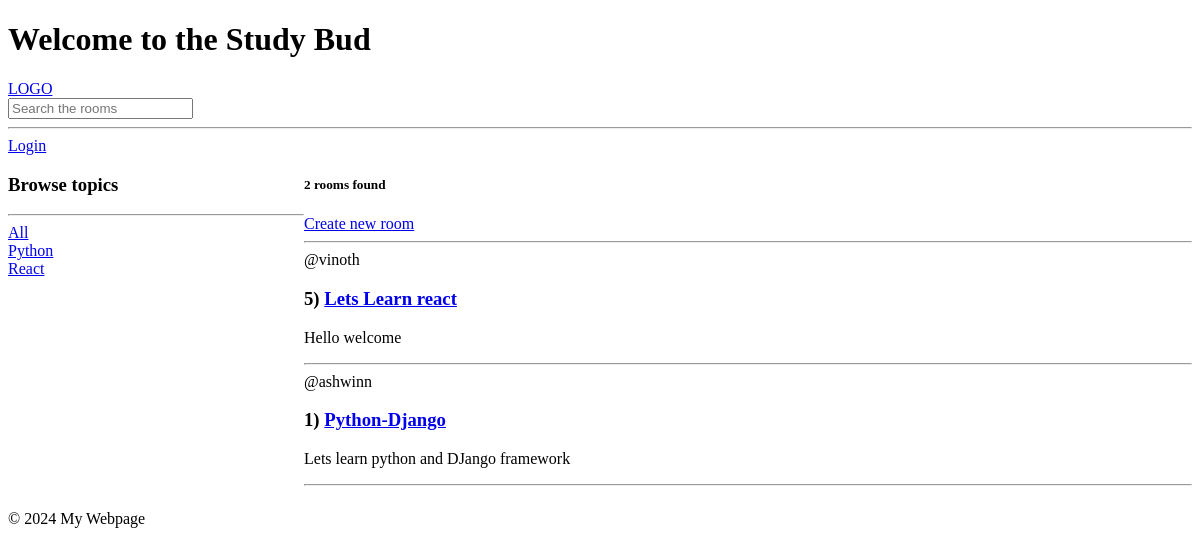
The app's page /, older data.
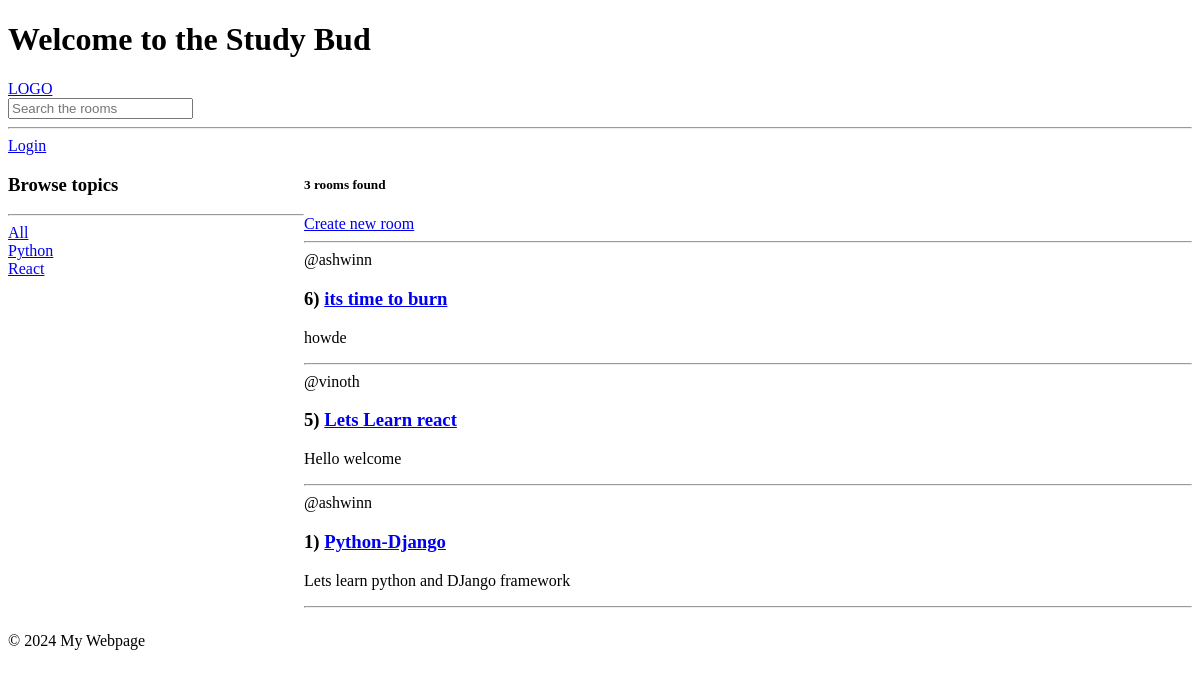
The same page, newer data.
### core/models.py (models this page shows, shortened)
class Topic(models.Model):
    name = models.CharField(max_length=200)

class Rooms(models.Model):
    host = models.ForeignKey(User,on_delete=models.SET_NULL,null=True)
    topic = models.ForeignKey(Topic,on_delete=models.SET_NULL,null=True)
    name = models.CharField(max_length=100)
    description = models.TextField(null=True,blank=True)
    created = models.DateTimeField(auto_now_add=True)
    updated = models.DateTimeField(auto_now=True)
    participants=models.ManyToManyField(User,related_name='participants',blank=True)
    class Meta:
        ordering=['-updated','-created']

### core/views.py (the view)
# urls.py: path('',views.home,name='home'),
def home(request):
    q=request.GET.get('q') if request.GET.get('q') != None else ''
    rooms = Rooms.objects.filter(Q(topic__name__icontains=q) | Q(name__icontains=q) | Q(description__icontains=q))
    topics = Topic.objects.all()
    room_count = rooms.count()
    context={'rooms':rooms,'topics':topics,'room_count':room_count}
    return render(request,'core/home.html',context)

### core/templates/core/home.html (shortened to what this page needs)
{% extends 'main.html'%}
{% block content %}
<div class="home-container">
    <div>
        <h3>Browse topics</h3>
        <hr>
        <div><a href="{%url 'home' %}">All</a></div>
        {% for topic in topics%}
        <div><a href="{%url 'home' %}?q={{topic.name}}">{{topic.name}}</a></div>
        {% endfor%}
    </div>
    <div>
        <h5>{{room_count}} rooms found </h5>
        <a href="{% url 'create-room' %}">Create new room</a>
        <hr>
        <div>
            {% for room in rooms%}
            <div>
                <span>@{{room.host.username}}</span>
                <h3>{{room.id}}) <a href="{% url 'room' room.id%}">{{room.name}}</a></h3>
                <p>{{room.description}}</p>
                <hr>
            </div>
            {% endfor%}
        </div>
    </div>
</div>
{% endblock %}

Row changes from the older to the newer data that the page shows:
added Rooms: host.username "ashwinn", id "6", name "its time to burn", description "howde"
Text that changed along with them:
{{ room_count }}: "2" → "3"
